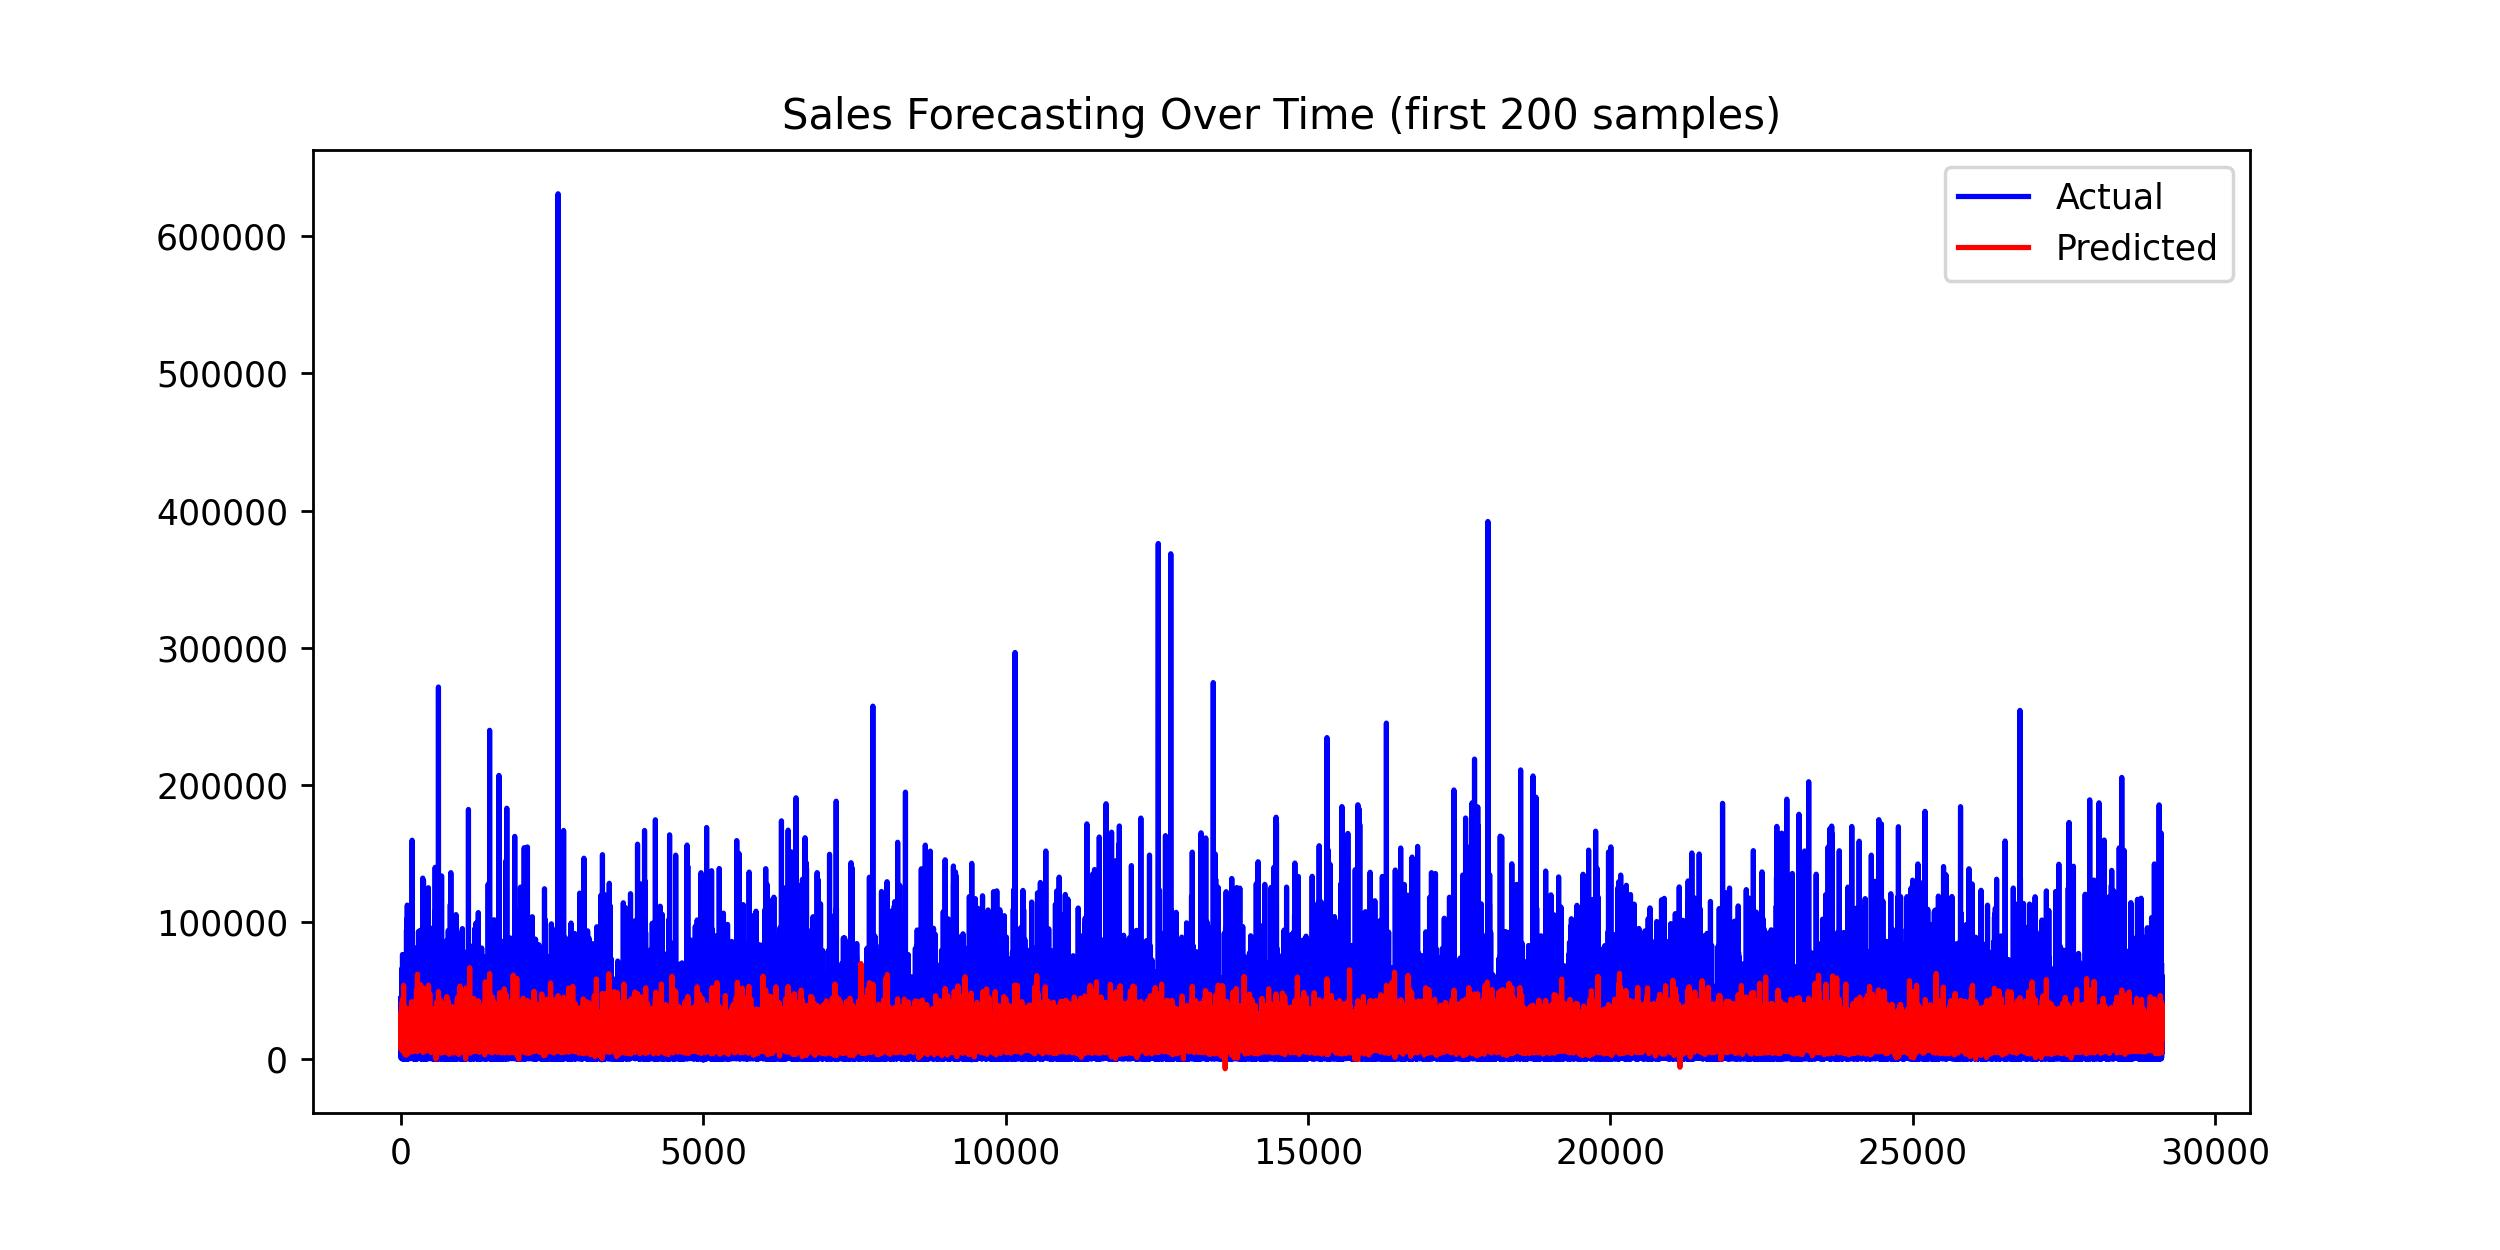

The script that saved this image:
import pandas as pd
from sklearn.linear_model import LinearRegression
import matplotlib.pyplot as plt
import numpy as np
from sklearn.model_selection import train_test_split
from sklearn.metrics import mean_squared_error,r2_score

train=pd.read_csv(r"C:\Users\Omar\Downloads\archive (2)\train.csv")
test=pd.read_csv(r"C:\Users\Omar\Downloads\archive (2)\test.csv")
features=pd.read_csv(r"C:\Users\Omar\Downloads\archive (2)\features.csv")
stores=pd.read_csv(r"C:\Users\Omar\Downloads\archive (2)\stores.csv")

features=features.dropna()
merged0=train.merge(stores,how="left",on="Store")
train_final=merged0.merge(features,how="left",on=["Store","Date","IsHoliday"])
train_final=train_final.sort_values(by=["Date","Store"],ascending=True)
train_final['IsHoliday']=train_final['IsHoliday'].astype(str).str.strip().str.lower()
train_final['IsHoliday']=train_final['IsHoliday'].map({'false': 0, 'true': 1})

train_final["Date"] = pd.to_datetime(train_final["Date"])
train_final["Day"]=train_final["Date"].dt.day
train_final["Month"]=train_final["Date"].dt.month
train_final["Lag_7"]=train_final.groupby("Store")["Weekly_Sales"].shift(7)
train_final["Lag_80"]=train_final.groupby("Store")["Weekly_Sales"].shift(80)
train_final["Rolling_Month"] = train_final.groupby("Store")["Weekly_Sales"].rolling(window=30).mean().reset_index(level=0, drop=True)
train_final["Rolling_80"] = train_final.groupby("Store")["Weekly_Sales"].rolling(window=80).mean().reset_index(level=0, drop=True)
train_final=train_final.dropna()

x=train_final[['Day','Month','Lag_7','Lag_80','Rolling_Month','Rolling_80','IsHoliday',
               'Size','Temperature','CPI']]
y=train_final['Weekly_Sales']
x_train,x_test,y_train,y_test=train_test_split(x,y,test_size=0.3,random_state=42)
model=LinearRegression()
model.fit(x_train,y_train)
y_pred=model.predict(x_test)
print(mean_squared_error(y_test,y_pred),r2_score(y_test,y_pred))
print(x_test.shape,y_test.shape,y_pred.shape)

plt.figure(figsize=(10,5),dpi=250)
plt.plot(y_test.to_numpy(), label="Actual", color="blue")
plt.plot(y_pred, label="Predicted", color="red")
plt.legend()
plt.title("Sales Forecasting Over Time (first 200 samples)")
plt.savefig('Sales Forecasting Description.jpg',dpi=250)
plt.show()

train_final.to_csv('train_final.csv', index=False)